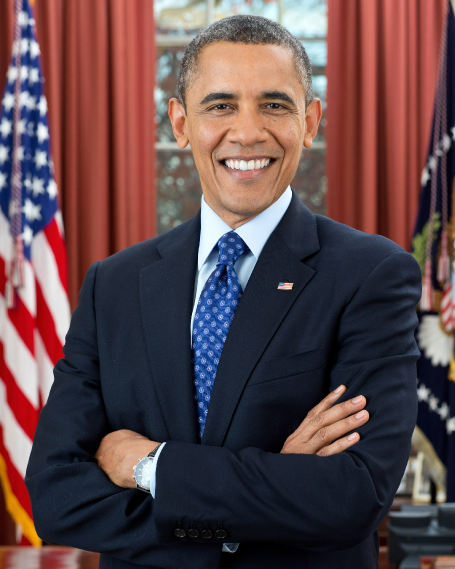
#> input picture images/obama.jpg, 910 x 1137 px, given in place of S005_001_00000011.png, which was not available (shown at 1/2 size)
$ jupyter execute --allow-errors svm_training.ipynb   (older library calls are emulated)   (text cells are left out)
#> lines starting #> are read from the running program, lines starting #| are printed output that depends on the picture; pictures that were not available may be replaced by others from this repository, and a replacement may not be noted
### face_helpers.py

# coding: utf-8

# # Funzioni di Supporto
# Lo scopo di questo notebook è quello di implementare alcune funzioni di supporto.
# I nostri dataset presentano gli esempi (x,y) in questa forma:
# * x: singolo frame estratto da un video
# * y: etichetta associata al frame che contiene le Action Unit attive in quel frame
#
# <br>
#
# Lo scopo è quello di applicare una pipeline di operazioni sui singoli frame:
#     1. Rilevamento del volto del soggetto all'interno del frame
#     2. Rilevamento dei landmark di tale volto
#     3. Face alignment e maschera
#     4. Estrazione degli HOG
# In questo notebook sono implementate le funzioni di supporto necessarie per applicare queste 4 operazioni.
#
# ***

# ### 1. Rilevamento del volto del soggetto
# Stampa di una delle immagini del dataset

# In[2]:


import matplotlib.pyplot as plt
import matplotlib.image as mpimg

def show_image(img):
    imgplot = plt.imshow(img)
    plt.show()

def show_image_from_path(path):
    img = mpimg.imread(path)
    imgplot = plt.imshow(img)
    plt.show()

#show_image_from_path('images/obama2.jpeg')


# <br>
# Rilevamento del viso del soggetto utilizzando la libreria [Face Recognition](https://github.com/ageitgey/face_recognition)

# In[3]:


import dlib
import face_recognition
from PIL import Image

def get_face_locations(path, verbose=True):
    # Carica l'immagine in un array numpy
    if type(path) == str:
    	img = face_recognition.load_image_file(path)
    else:  # caso in cui è un'immagine
    	img = path.convert('RGB')
    	img = np.array(img)

    # Trova tutte le facce nell'immagine usando il modello di default (basato sulle HOG)
    face_locations = face_recognition.face_locations(img)
    if verbose:
        print("Ho trovato un numero di facce pari a {}.".format(len(face_locations)))

    out_image = None
    for face_location in face_locations:
        # Stampa la posizione di ogni faccia che ha trovato
        top, right, bottom, left = face_location
        if verbose:
            print("Una faccia si trova qui:   Top: {}, Left: {}, Bottom: {}, Right: {}".format(top, left, bottom, right))

        face_image = img[top:bottom, left:right]
        out_image = Image.fromarray(face_image)
    return out_image   # ritorna l'ultima faccia che ha trovato


#face_image = get_face_locations("images/obama2.jpeg", verbose=True)
#show_image(face_image)


# ***

# ### 2. Estrazione dei Landmark
# Estrazione dei landmark utilizzando nuovamente [Face Recognition](https://github.com/ageitgey/face_recognition)

# In[4]:


from PIL import Image, ImageDraw
import face_recognition
import numpy

# [22 lines left out: function get_landmarks, not called in this run]


#(face_landmarks_list, image_drawn) = get_landmarks(face_image)
#show_image(image_drawn)


# ***

# ### 3. Face Alignment e maschera
# Codice adattato da questo [tutorial](https://www.pyimagesearch.com/2017/05/22/face-alignment-with-opencv-and-python/)

# In[5]:


import FaceAligner
import cv2
import numpy as np

# Instanziamo un oggetto che ci permette di allineare la faccia
#fa = FaceAligner.FaceAligner()


# [63 lines left out: functions translate_eyebrow_landmarks, get_aligned_face, crop_image, align_and_crop, not called in this run]


# In[6]:


#out_face = get_aligned_face(face_image, face_landmarks_list)
#out_face = crop_image(out_face)
#out_face = np.asarray(Image.fromarray(out_face).resize((112,112)))

#out_face = align_and_crop(face_image, face_landmarks_list)

#print("{} x {}".format(out_face.shape[0], out_face.shape[1]))
#show_image(out_face)

#(face_landmarks_list, image_drawn) = get_landmarks(out_face)  # ricalcolo i landmark su questo nuova immagine 112x112
#show_image(image_drawn)


# ***

# ### 4. Estrazione degli HOG
# Utilizzando la libreria [scikit-image](http://scikit-image.org/docs/dev/auto_examples/features_detection/plot_hog.html)

# In[7]:


from skimage.feature import hog
from skimage import data, exposure

def show_gray_image(img):
    imgplot = plt.imshow(img, cmap=plt.cm.gray)
    plt.show()

# [11 lines left out: function get_hog_features, not called in this run]

#features, hog_image = get_hog_features(out_face, flat_vector=True, return_image=True)
#print(features.shape)
#show_gray_image(hog_image)


# ***

### svm_training.ipynb
[cell 1]
import matplotlib.pyplot as plt
import matplotlib.image as mpimg


def show_gray_image_from_path(path):
    img = mpimg.imread(path)
#> img is the input picture: shape (1137, 910, 3); mean R, G, B 95, 71.7, 74.6
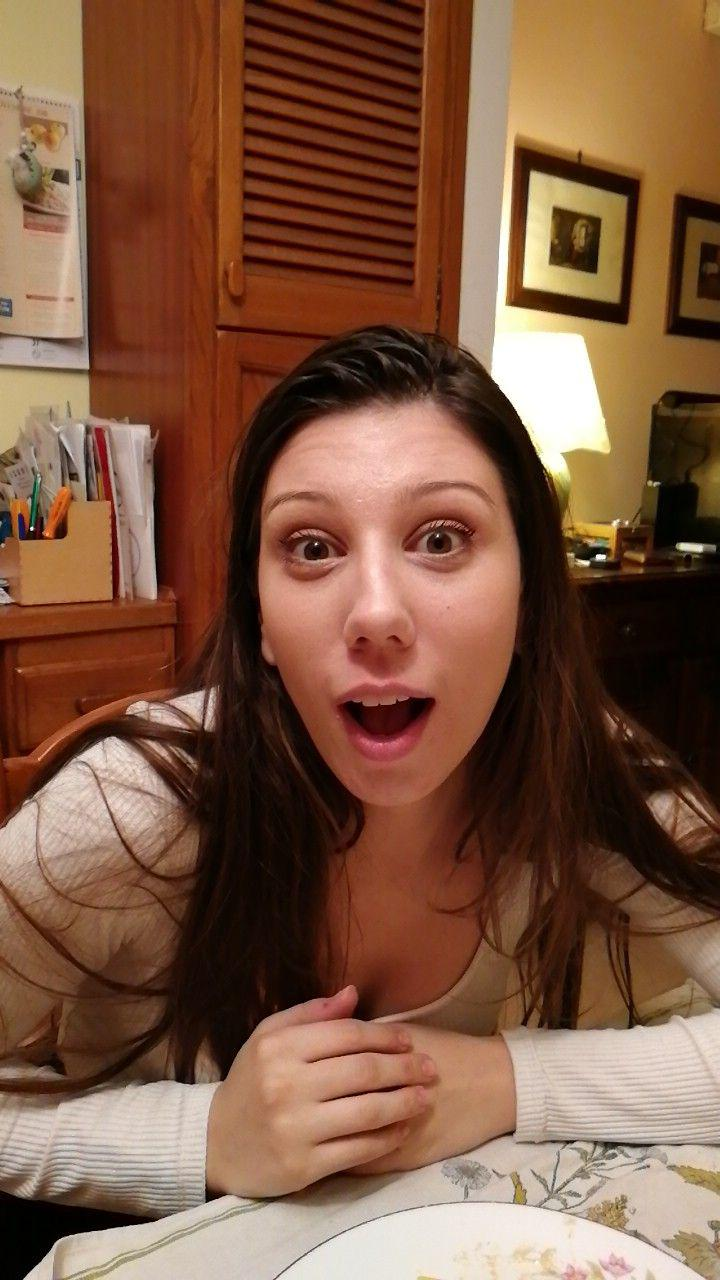
#> input picture images/test_au27.jpg, 720 x 1280 px
#> in show_image_from_path, img is the input picture: shape (1280, 720, 3); mean R, G, B 127.2, 88.8, 66.6
    imgplot = plt.imshow(img, cmap=plt.cm.gray)
    plt.show()

def change_extension_to_txt(text):
    return text[:-4] + "_facs.txt"

def get_aus(label_path, subpath):
    img_aus = list()  # AUs list of the image
    fname = "{}/{}".format(label_path, change_extension_to_txt(subpath))
    if os.path.isfile(fname):  # if the file exists
        f = open(fname,"r")
        for line in f:
            img_aus.append(int(float(line.split()[0])))
    return img_aus

[cell 2]
import os
from face_helpers import get_face_locations, get_landmarks, align_and_crop, get_hog_features, show_gray_image, show_image_from_path
import numpy as np

frame_path = "dataset/CK+/cohn-kanade-images"
label_path = "dataset/CK+/FACS"
counter = 0

for dir in os.listdir(frame_path):
    for subdir in os.listdir("{}/{}".format(frame_path, dir)):
        if not subdir.startswith('.'):
            for frame in os.listdir("{}/{}/{}".format(frame_path, dir, subdir)):
                if frame.endswith(".png") and counter < 1:
                    counter += 1
                    print("{}/{}/{}/{}".format(frame_path, dir, subdir, frame))
                    print("AU: {}".format(get_aus(label_path, "{}/{}/{}".format(dir, subdir, frame))))
                    show_gray_image_from_path("{}/{}/{}/{}".format(frame_path, dir, subdir, frame))

[cell 3]
print("dataset/CK+/cohn-kanade-images/S005/001/S005_001_00000011.png")
print("AU: {}".format(get_aus(label_path, "S005/001/S005_001_00000011.txt")))
show_gray_image_from_path("dataset/CK+/cohn-kanade-images/S005/001/S005_001_00000011.png")

[cell 4]
# [6 lines left out: function get_flatten_landmarks, not called in this run]


def apply_pipeline(path, return_hog_image=False):
    img = get_face_locations(path, verbose=False)
    landmarks, _ = get_landmarks(img)
    img = align_and_crop(img, landmarks)
    landmarks, _ = get_landmarks(img)
    if len(landmarks) == 0:  # it can't find landmarks, so we don't consider this example
        landmarks = []
    else:
        landmarks = get_flatten_landmarks(landmarks)
    return (get_hog_features(img, flat_vector=True, return_image=return_hog_image), landmarks)

[cell 5]
au = 27
aus_list = list()
feature_list = list()
landmark_list = list()
labels = list()
count_positive = 0
count_negative = 0

for dir in os.listdir(frame_path):
    for subdir in os.listdir("{}/{}".format(frame_path, dir)):
        if not subdir.startswith('.'):
            for frame in os.listdir("{}/{}/{}".format(frame_path, dir, subdir)):
                if frame.endswith(".png"):
                    aus_list = get_aus(label_path, "{}/{}/{}".format(dir, subdir, frame))
                    if au in aus_list:
                        if count_positive == 0:
                            (fd, hog_image), landmarks = apply_pipeline("{}/{}/{}/{}".format(frame_path, dir, subdir, frame), return_hog_image=True)
                            show_gray_image_from_path("{}/{}/{}/{}".format(frame_path, dir, subdir, frame))
                            show_gray_image(hog_image)
                        else:
                            fd, landmarks = apply_pipeline("{}/{}/{}/{}".format(frame_path, dir, subdir, frame))

                        if len(landmarks) > 0:
                            if count_positive < 3:
                                print("{}/{}/{}/{}     {}".format(frame_path, dir, subdir, frame, count_positive+1))
                                print("AU: {}".format(aus_list))
                                print("-------------------------------------------------------------------")
                            if count_positive == 3:
                                print("...\n")

                            count_positive += 1
                            feature_list.append(fd)
                            landmark_list.append(landmarks)
                            labels.append(1)

                    else:
                        if count_positive > count_negative:
                            fd, landmarks = apply_pipeline("{}/{}/{}/{}".format(frame_path, dir, subdir, frame))
                            if len(landmarks) > 0:
                                count_negative += 1
                                feature_list.append(fd)
                                landmark_list.append(landmarks)
                                labels.append(0)

feature_list = np.asarray(feature_list)
landmark_list = np.asarray(landmark_list)
print("Feature matrix shape:  ", feature_list.shape)
print("Landmark matrix shape: ", landmark_list.shape)
print("Number of labels:      ", len(labels))

#> (a cell that did not finish here is left out)

#> (a cell that did not finish here is left out)

#> (a cell that did not finish here is left out)

#> (a cell that did not finish here is left out)

#> (a cell that did not finish here is left out)

#> (a cell that did not finish here is left out)

[cell 12]
# [6 lines left out: function get_accuracy, not called in this run]

#> (a cell that did not finish here is left out)

[cell 14]
labels_dict = {0: "False", 1: "True"}

show_image_from_path("images/test_au27.jpg")
#> (the rest of this cell did not finish here and is left out)

[cell 15]
show_image_from_path("images/test_sadness.jpg")
#> call 2 of show_image_from_path, with path = 'images/test_sadness.jpg'
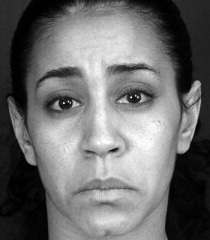
#> input picture images/test_sadness.jpg, 210 x 240 px
#> in show_image_from_path, img is the input picture: shape (240, 210, 3) float32; min 0, max 1, mean 0.426
#> (the rest of this cell did not finish here and is left out)

fd = pca.transform(fd.reshape(1,-1))
fd = np.concatenate((fd[0,:], lm)).reshape(1,-1)
fd = scaler.transform(fd)

print("feature vector shape: ", fd.shape)
print("A27: ", labels_dict[clf.predict(fd)[0]])

[cell 16]
from sklearn.externals import joblib
models_path = "models"

def save_model(model, name):
    joblib.dump(model, "{}/{}".format(models_path, name))

def load_model(name):
    return joblib.load("{}/{}".format(models_path, name))

#> (a cell that did not finish here is left out)

[cell 18]
# [33 lines left out: function add_data, not called in this run]

[cell 19]
support_dict = dict()

# [48 lines left out: function add_data_from_DISFA, not called in this run]

[cell 20]
import csv

# 7, 14, 16, 23 not in DISFA+
#aus = [1, 2, 4, 5, 6, 7, 9, 12, 14, 15, 16, 20, 23, 26]
aus = [6]
#> (the rest of this cell did not finish here and is left out)

[cell 21]
with open('scores.csv', 'r') as f:
#> (reads scores.csv from the repository)
    reader = csv.reader(f)
    for row in reader:
        if row[0][:3] == "svm":
            print("{}:\n     Test Score  -> {}/{} = {} %\n     Train Score -> {}/{} = {} %\n"\
                 .format(row[0], row[4], row[5], row[6], row[1], row[2], row[3]))

[cell 22]
show_image_from_path("images/test_au2.jpg")
#> call 3 of show_image_from_path, with path = 'images/test_au2.jpg'
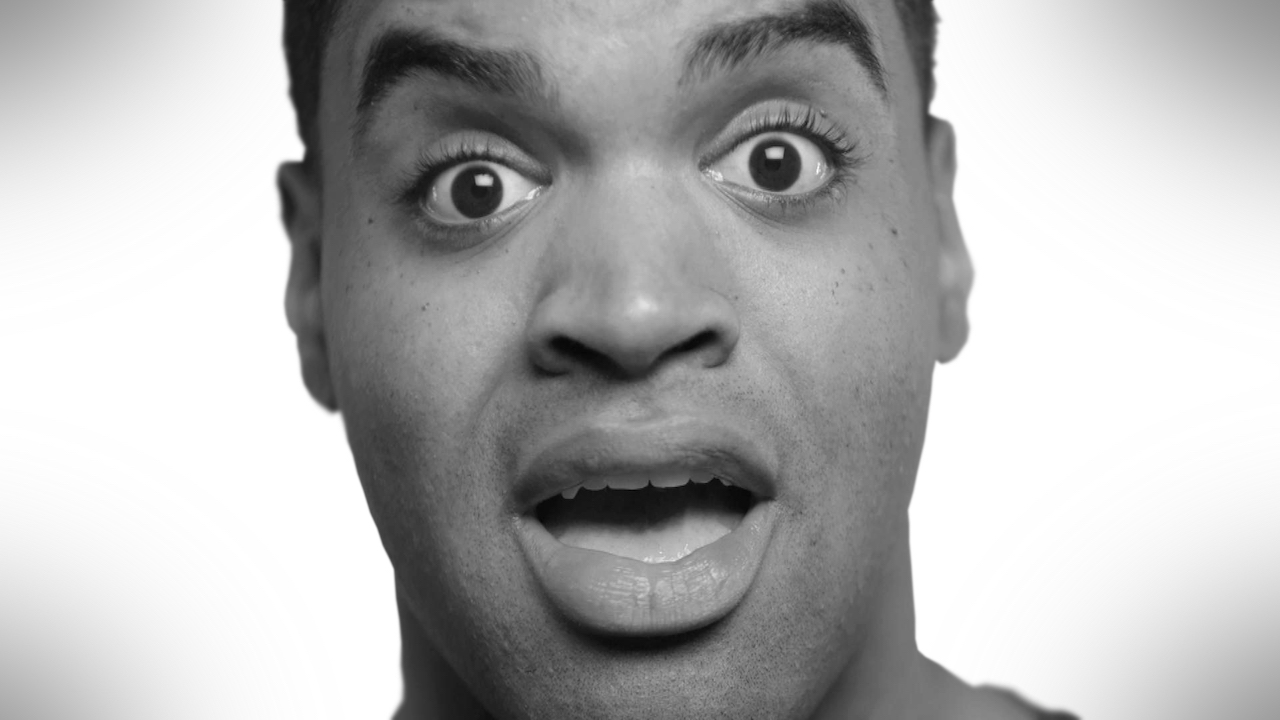
#> input picture images/test_au2.jpg, 1280 x 720 px
#> in show_image_from_path, img is the input picture: shape (720, 1280, 3); mean R, G, B 181.1, 181.1, 181.1
#> (the rest of this cell did not finish here and is left out)
